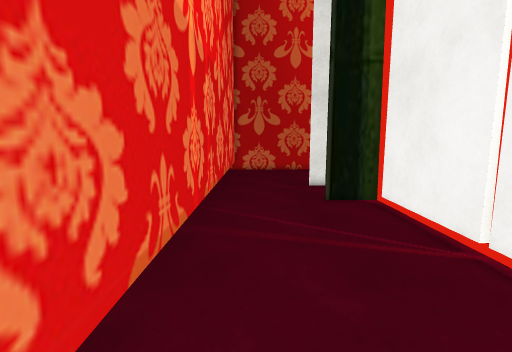
view 1 (above)

18 first-person views from a walk through a 3-D level made in the Unity game engine. The camera is 1.5 m above the floor, tilts 8° down and sees 85° across. The floor is counted in squares, 0.5 m on a side. Each view is taken from the middle of a square. On the plan, view 1 faces up. The plan holds only what a view shows up to about 20 squares ahead; the rest is blank. The place goes on beyond the plan. The player character is not drawn. Some surface patterns are stand-ins.

view 2
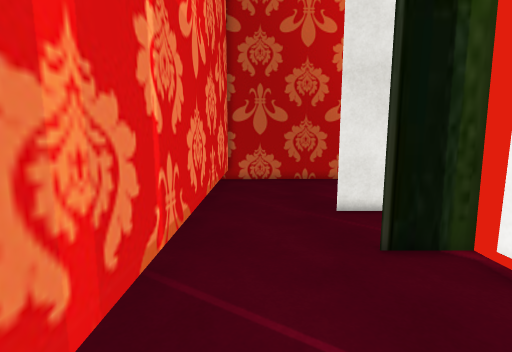

view 3
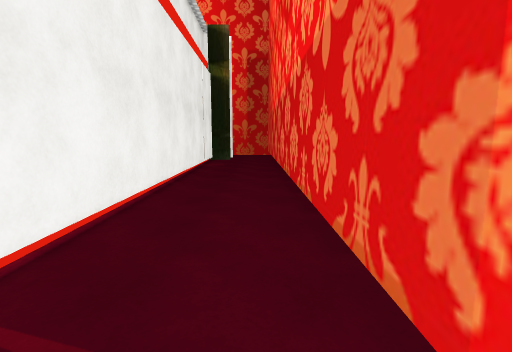

view 4
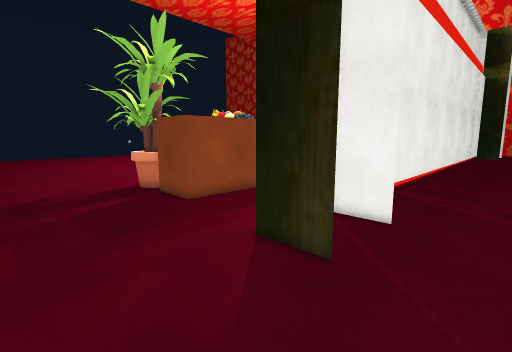

view 5
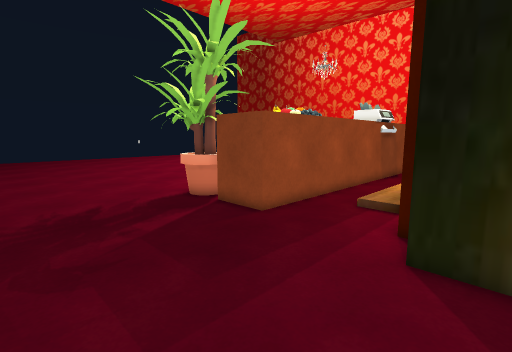

view 6
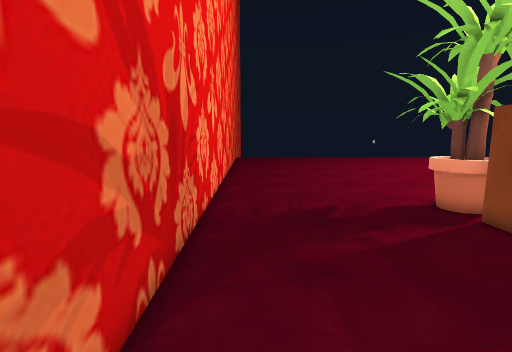

view 7
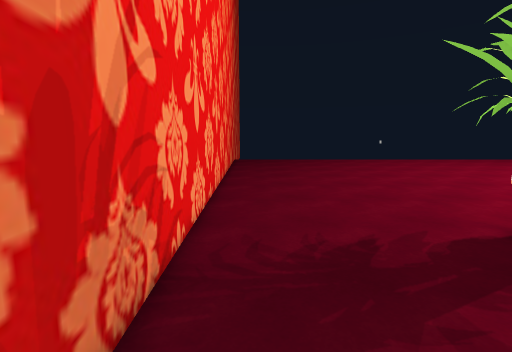

view 8
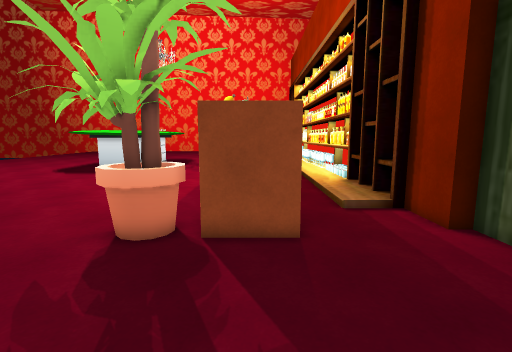

view 9
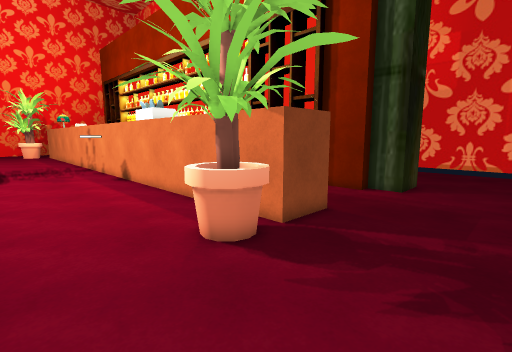

view 10
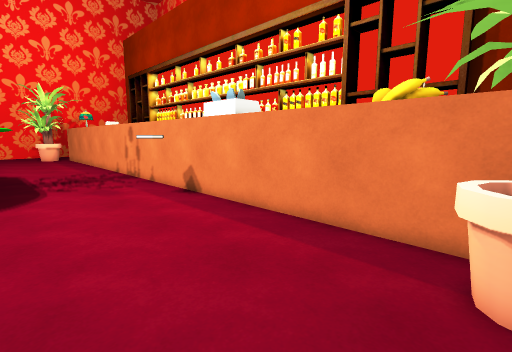

view 11
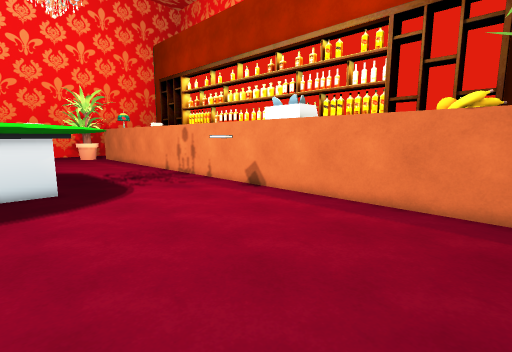

view 12
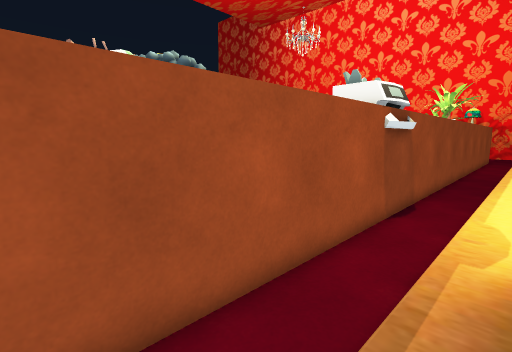

view 13
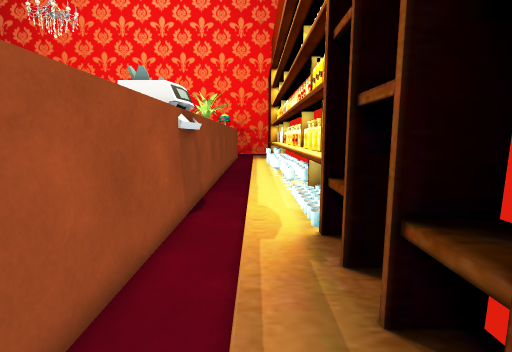

view 14
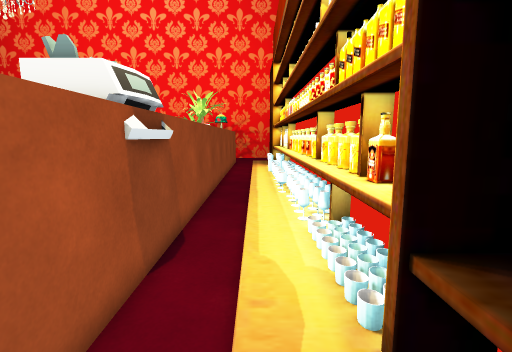

view 15
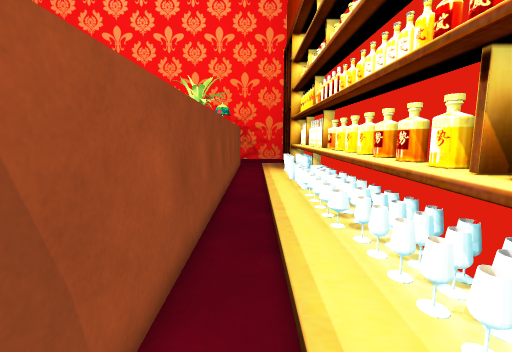

view 16
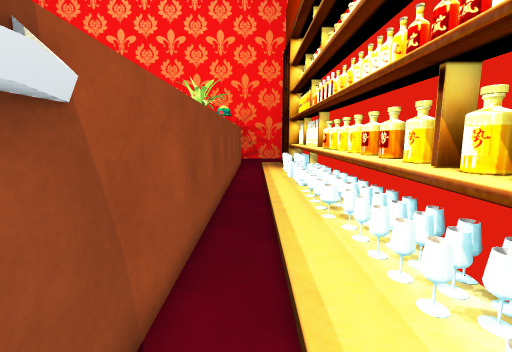

view 17
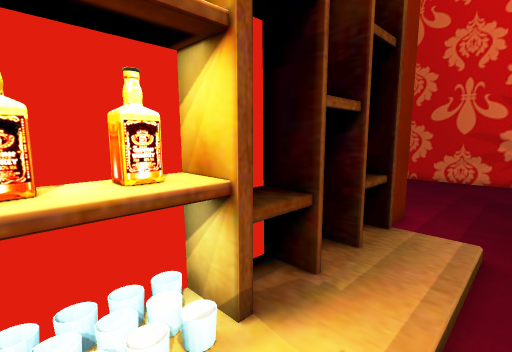

view 18
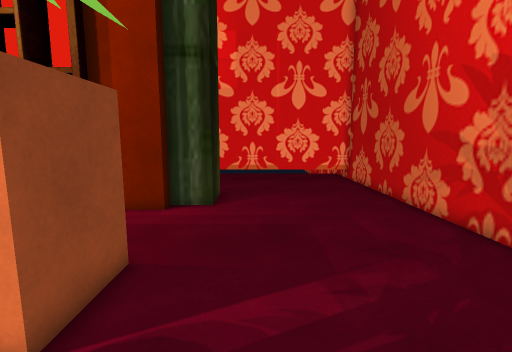

### Floor plan
Key: @ floor where view 1 was taken; # wall or solid block; . main floor; : floor 0.25 m higher than the main floor; ^ raised ledge; O other object.
Columns run from 2 left of view 1 to 27 right of it. Each row starts with its distance up from view 1.
 26 ##############################
 25 #.............................
 24 #.............................
 23 #.............................
 22 #.............................
 21 #.............................
 20 #.............................
 19 #.............................
 18 #.............................
 17 #.....###.....................
 16 #.......#.....####OO..........
 15 #.......##....#  #OO..........
 14 #.......##....#  #OO..........
 13 #.....####....#  #............
 12 #.......##::..#  #............
 11 #.......##::..#  #............
 10 #.......##::..#  #............
  9 #.......##::..#  #............
  8 #.......##::..#  #............
  7 #.......##::..#  #............
  6 #.......##::..#  #............
  5 #.......#^::..#  #............
  4 #.......#^::.O#  #............
  3 #.......#^::.O#  #............
  2 #.......#^::.O#  #............
  1 #.......#^::..#  #OO..........
  0 #.@.....#^ :..#  #OO.......#^^
 -1 #.......## :..#  #........^^^
 -2 #...... ## :..#  #.......^^^^
 -3 #......#  #:..#  #......^ ^^^
 -4 #......#  #:..#  #......
 -5 #......#  #:..#  #......
 -6 #...... # #:..#   ......
 -7 #.......# #:..#    .....
 -8 #.......# #:..#     ....
 -9 #.......# #:..#      ...  OO

Positions as (right, up) in squares from view 1, and headings:
1: (0, 0), facing up
2: (0, 6), facing up
3: (0, 11), facing down
4: (0, 23), facing down-right
5: (4, 24), facing down-right
6: (5, 24), facing right
7: (9, 24), facing right
8: (13, 24), facing down
9: (22, 22), facing down-left
10: (23, 15), facing down-left
11: (27, 14), facing down-left
12: (8, 14), facing down-right
13: (9, 14), facing down
14: (9, 10), facing down
15: (10, 3), facing down
16: (10, 4), facing down
17: (10, 4), facing up-left
18: (18, 19), facing left
